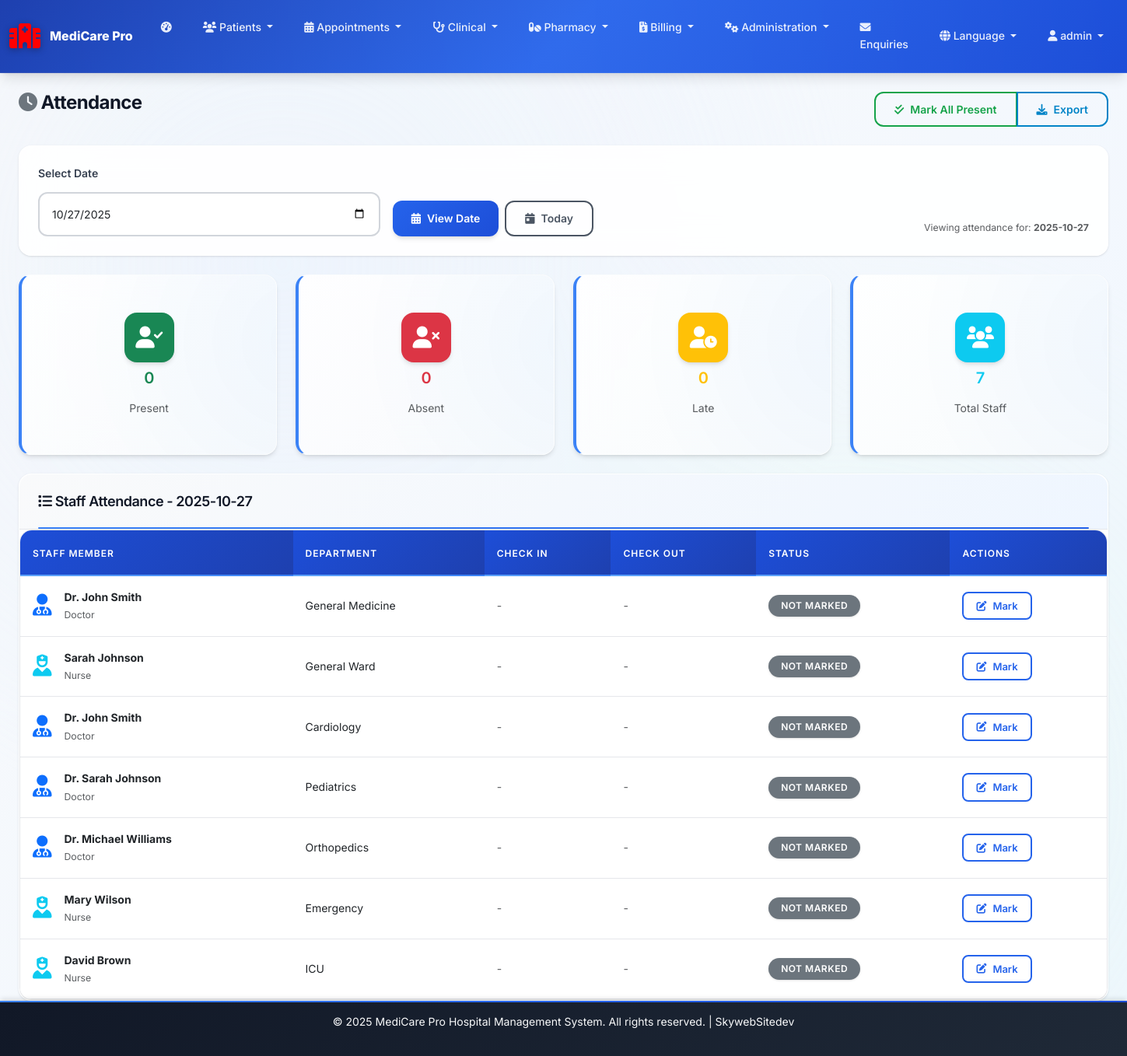
The app's page /attendance (signed in) with its own data.
### web_app.py (models this page shows)
class WebUser(UserMixin, db.Model):
    id = db.Column(db.Integer, primary_key=True)
    username = db.Column(db.String(80), nullable=False)
    email = db.Column(db.String(120), unique=True, nullable=False)
    password_hash = db.Column(db.String(120), nullable=False)
    full_name = db.Column(db.String(100), nullable=False)
    role = db.Column(db.String(50), nullable=False, default='staff')  # admin, doctor, nurse, receptionist, lab_tech, patient, superadmin
    department = db.Column(db.String(100))
    phone = db.Column(db.String(20))
    employee_id = db.Column(db.String(20), unique=True)
    specialization = db.Column(db.String(100))  # For doctors
    license_number = db.Column(db.String(50))  # For medical staff
    shift_start = db.Column(db.Time)
    shift_end = db.Column(db.Time)
    salary = db.Column(db.Float)
    hire_date = db.Column(db.Date)
    is_active = db.Column(db.Boolean, default=True)
    created_at = db.Column(db.DateTime, default=datetime.utcnow)
    last_login = db.Column(db.DateTime)

### web_app.py (the view)
@app.route('/attendance')
@login_required
def attendance():
    if current_user.role not in ['admin', 'hr']:
        flash('Access denied!', 'error')
        return redirect(url_for('dashboard'))
    date_filter = request.args.get('date', datetime.now().strftime('%Y-%m-%d'))
    filter_date = datetime.strptime(date_filter, '%Y-%m-%d').date()
    staff = WebUser.query.filter(WebUser.role.in_(['doctor', 'nurse', 'staff'])).all()
    attendance_data = []
    for user in staff:
        attendance = WebAttendance.query.filter_by(
            user_id=user.id,
            date=filter_date
        ).first()
        attendance_data.append({
            'user': user,
            'attendance': attendance
        })
    return render_template('attendance.html',
                         attendance_data=attendance_data,
                         date_filter=date_filter)

### audit_logger.py (called while the page is built)
def init_audit_logger(app, db):
    audit_logger_instance = AuditLogger(db)
    @app.before_request
    def before_request():
        g.audit_logger = audit_logger_instance
        if 'session_id' not in session:
            session['session_id'] = hashlib.md5(
                f"{datetime.utcnow().isoformat()}{request.remote_addr}".encode()
            ).hexdigest()
    return audit_logger_instance

### web_app.py (called while the page is built)
@login_manager.user_loader
def load_user(user_id):
    return db.session.get(WebUser, int(user_id))

def get_language():
    return session.get('language', 'en')

def get_text(key):
    lang = get_language()
    return LANGUAGES.get(lang, LANGUAGES['en']).get(key, key)

@app.context_processor
def inject_global_vars():
    current_branch = None
    if current_user.is_authenticated and 'current_branch_id' in session:
        current_branch = HospitalBranch.query.get(session['current_branch_id'])
    all_settings = get_all_settings()
    return dict(
        get_text=get_text,
        get_language=get_language,
        datetime=datetime,
        current_branch=current_branch,
        settings=all_settings
    )

### templates/attendance.html (shortened to what this page needs)
{% extends "base.html" %}  {% block content %}
<div class="container-fluid">
  <div class="row mb-4">
    <div class="col-md-6">
      <h2>
        <i class="fas fa-clock text-secondary"></i>
        {{ get_text('attendance') }}
      </h2>
    </div>
    <div class="col-md-6 text-end">
      <div class="btn-group">
        <button class="btn btn-outline-success" onclick="markAllPresent()">
          <i class="fas fa-check-double"></i> Mark All Present
        </button>
        <button class="btn btn-outline-info" onclick="exportAttendance()">
          <i class="fas fa-download"></i> Export
        </button>
      </div>
    </div>
  </div>
  <div class="row mb-4">
    <div class="col-12">
      <div class="card">
        <div class="card-body">
          <form method="GET" class="row g-3 align-items-end">
            <div class="col-md-4">
              <label class="form-label">Select Date</label>
              <input
                type="date"
                class="form-control"
                name="date"
                value="{{ date_filter }}"
              />
            </div>
            <div class="col-md-4">
              <div class="d-grid d-md-flex gap-2">
                <button type="submit" class="btn btn-primary">
                  <i class="fas fa-calendar-alt"></i> View Date
                </button>
                <button
                  type="button"
                  class="btn btn-outline-secondary"
                  onclick="setToday()"
                >
                  <i class="fas fa-calendar-day"></i> Today
                </button>
              </div>
            </div>
            <div class="col-md-4 text-end">
              <div class="text-muted">
                <small
                  >Viewing attendance for:
                  <strong>{{ date_filter }}</strong></small
                >
              </div>
            </div>
          </form>
        </div>
      </div>
    </div>
  </div>
  <div class="row g-4 mb-4">
    <div class="col-md-3">
      <div class="card stats-card">
        <div class="card-body text-center">
          <div class="stats-icon bg-success mx-auto mb-2">
            <i class="fas fa-user-check"></i>
          </div>
          <h4 class="text-success">
            {{
            attendance_data|selectattr('attendance')|selectattr('attendance.status',
            'equalto', 'present')|list|length }}
          </h4>
          <p class="text-muted mb-0">Present</p>
        </div>
      </div>
    </div>
    <div class="col-md-3">
      <div class="card stats-card">
        <div class="card-body text-center">
          <div class="stats-icon bg-danger mx-auto mb-2">
            <i class="fas fa-user-times"></i>
          </div>
          <h4 class="text-danger">
            {{
            attendance_data|selectattr('attendance')|selectattr('attendance.status',
            'equalto', 'absent')|list|length }}
          </h4>
          <p class="text-muted mb-0">Absent</p>
        </div>
      </div>
    </div>
    <div class="col-md-3">
      <div class="card stats-card">
        <div class="card-body text-center">
          <div class="stats-icon bg-warning mx-auto mb-2">
            <i class="fas fa-user-clock"></i>
          </div>
          <h4 class="text-warning">
            {{
            attendance_data|selectattr('attendance')|selectattr('attendance.status',
            'equalto', 'late')|list|length }}
          </h4>
          <p class="text-muted mb-0">Late</p>
        </div>
      </div>
    </div>
    <div class="col-md-3">
      <div class="card stats-card">
        <div class="card-body text-center">
          <div class="stats-icon bg-info mx-auto mb-2">
            <i class="fas fa-users"></i>
          </div>
          <h4 class="text-info">{{ attendance_data|length }}</h4>
          <p class="text-muted mb-0">Total Staff</p>
        </div>
      </div>
    </div>
  </div>
  <div class="row">
    <div class="col-12">
      <div class="card">
        <div class="card-header">
          <h5 class="mb-0">
            <i class="fas fa-list"></i> Staff Attendance - {{ date_filter }}
          </h5>
        </div>
        <div class="card-body p-0">
          {% if attendance_data %}
          <div class="table-responsive">
            <table class="table table-hover mb-0">
              <thead>
                <tr>
                  <th>Staff Member</th>
                  <th>Department</th>
                  <th>Check In</th>
                  <th>Check Out</th>
                  <th>Status</th>
                  <th>Actions</th>
                </tr>
              </thead>
              <tbody>
                {% for data in attendance_data %}
                <tr>
                  <td>
                    <div class="d-flex align-items-center">
                      <div class="me-3">
                        {% if data.user.role == 'doctor' %}
                        <i class="fas fa-user-md fa-2x text-primary"></i>
                        {% elif data.user.role == 'nurse' %}
                        <i class="fas fa-user-nurse fa-2x text-info"></i>
                        {% else %}
                        <i class="fas fa-user fa-2x text-secondary"></i>
                        {% endif %}
                      </div>
                      <div>
                        <strong>{{ data.user.full_name }}</strong>
                        <br /><small class="text-muted"
                          >{{ data.user.role.title() }}</small
                        >
                      </div>
                    </div>
                  </td>
                  <td>{{ data.user.department or 'General' }}</td>
                  <td>
                    {% if data.attendance and data.attendance.check_in %}
                    <span class="text-success">
                      <i class="fas fa-clock"></i>
                      {{ data.attendance.check_in.strftime('%I:%M %p') }}
                    </span>
                    {% else %}
                    <span class="text-muted">-</span>
                    {% endif %}
                  </td>
                  <td>
                    {% if data.attendance and data.attendance.check_out %}
                    <span class="text-info">
                      <i class="fas fa-clock"></i>
                      {{ data.attendance.check_out.strftime('%I:%M %p') }}
                    </span>
                    {% else %}
                    <span class="text-muted">-</span>
                    {% endif %}
                  </td>
                  <td>
                    {% if data.attendance %} {% set status_colors = { 'present':
                    'success', 'absent': 'danger', 'late': 'warning',
                    'half-day': 'info' } %}
                    <span
                      class="badge bg-{{ status_colors.get(data.attendance.status, 'secondary') }}"
                    >
                      {{ data.attendance.status.title() }}
                    </span>
                    {% else %}
                    <span class="badge bg-secondary">Not Marked</span>
                    {% endif %}
                  </td>
                  <td>
                    <button
                      class="btn btn-sm btn-outline-primary"
                      onclick="markAttendance({{ data.user.id }}, '{{ data.user.full_name }}')"
                    >
                      <i class="fas fa-edit"></i> Mark
                    </button>
                  </td>
                </tr>
                {% endfor %}
              </tbody>
            </table>
          </div>
          {% endif %}
        </div>
      </div>
    </div>
  </div>
</div>
{% endblock %}

### templates/base.html (shortened to what this page needs)
<!DOCTYPE html>
<html lang="{{ get_language() }}">
  <head>
    <link
      href="https://cdn.jsdelivr.net/npm/bootstrap@5.3.0/dist/css/bootstrap.min.css"
      rel="stylesheet"
    />
    <link
      href="https://cdnjs.cloudflare.com/ajax/libs/font-awesome/6.0.0/css/all.min.css"
      rel="stylesheet"
    />
    <link
      href="{{ url_for('static', filename='style.css') }}"
      rel="stylesheet"
    />
  </head>
  <body>
    <nav class="navbar navbar-expand-lg navbar-dark bg-dark">
      <div class="container-fluid">
        <a class="navbar-brand" href="{{ url_for('index') }}">
          <i class="fas fa-hospital-alt medical-cross"></i>
          {% if current_branch %} {{ current_branch.name }} {% else %} MediCare
          Pro {% endif %}
        </a>
        <div class="collapse navbar-collapse" id="navbarNav">
          {% if current_user.is_authenticated %}
          <ul class="navbar-nav me-auto">
            <li class="nav-item">
              <a class="nav-link" href="{{ url_for('dashboard') }}">
                <i class="fas fa-tachometer-alt"></i>
              </a>
            </li>
            <li class="nav-item dropdown">
              <a
                class="nav-link dropdown-toggle"
                href="#"
                role="button"
                data-bs-toggle="dropdown"
              >
                <i class="fas fa-users"></i> {{ get_text('patients') }}
              </a>
            </li>
            <li class="nav-item dropdown">
              <a
                class="nav-link dropdown-toggle"
                href="#"
                role="button"
                data-bs-toggle="dropdown"
              >
                <i class="fas fa-calendar-alt"></i> {{ get_text('appointments')
                }}
              </a>
            </li>
            {% if current_user.role in ['admin', 'doctor', 'nurse', 'lab_tech']
            %}
            <li class="nav-item dropdown">
              <a
                class="nav-link dropdown-toggle"
                href="#"
                role="button"
                data-bs-toggle="dropdown"
              >
                <i class="fas fa-stethoscope"></i> {{ get_text('clinical') }}
              </a>
            </li>
            {% endif %}
            {% if current_user.role in ['admin', 'pharmacist'] %}
            <li class="nav-item dropdown">
              <a
                class="nav-link dropdown-toggle"
                href="#"
                role="button"
                data-bs-toggle="dropdown"
              >
                <i class="fas fa-pills"></i> {{ get_text('pharmacy') }}
              </a>
            </li>
            {% endif %}
            {% if current_user.role in ['admin', 'receptionist', 'accountant']
            %}
            <li class="nav-item dropdown">
              <a
                class="nav-link dropdown-toggle"
                href="#"
                role="button"
                data-bs-toggle="dropdown"
              >
                <i class="fas fa-file-invoice-dollar"></i> {{
                get_text('billing') }}
              </a>
            </li>
            {% endif %}
            {% if current_user.role in ['admin', 'hr'] %}
            <li class="nav-item dropdown">
              <a
                class="nav-link dropdown-toggle"
                href="#"
                role="button"
                data-bs-toggle="dropdown"
              >
                <i class="fas fa-cogs"></i> {{ get_text('administration') }}
              </a>
            </li>
            {% endif %}
            <li class="nav-item">
              <a class="nav-link" href="{{ url_for('enquiries') }}">
                <i class="fas fa-envelope"></i> {{ get_text('enquiries') }}
              </a>
            </li>
          </ul>
          <ul class="navbar-nav">
            <li class="nav-item dropdown">
              <a
                class="nav-link dropdown-toggle"
                href="#"
                role="button"
                data-bs-toggle="dropdown"
              >
                <i class="fas fa-globe"></i> {{ get_text('language') }}
              </a>
            </li>
            <li class="nav-item dropdown">
              <a
                class="nav-link dropdown-toggle"
                href="#"
                role="button"
                data-bs-toggle="dropdown"
              >
                <i class="fas fa-user"></i> {{ current_user.username }}
              </a>
            </li>
          </ul>
          {% endif %}
        </div>
      </div>
    </nav>
    <main class="container-fluid mt-4">{% block content %}{% endblock %}</main>
    <footer class="bg-dark text-light text-center py-3 mt-auto">
      <div class="container">
        <p>
          &copy; <span id="current-year"></span> MediCare Pro Hospital
          Management System. All rights reserved. | SkywebSitedev
        </p>
      </div>
    </footer>
  </body>
</html>

### records on screen
WebUser: department "Administration", username "admin"
WebUser: user.full_name "Dr. John Smith", user.role "Doctor", user "General Medicine"
WebUser: user.full_name "Sarah Johnson", user.role "Nurse", user "General Ward"
WebUser: user.full_name "Dr. John Smith", user.role "Doctor", user "Cardiology"
WebUser: user.full_name "Dr. Sarah Johnson", user.role "Doctor", user "Pediatrics"
WebUser: user.full_name "Dr. Michael Williams", user.role "Doctor", user "Orthopedics"
WebUser: user.full_name "Mary Wilson", user.role "Nurse", user "Emergency"
WebUser: user.full_name "David Brown", user.role "Nurse", user "ICU"

### other values on screen
{{ get_text('patients') }} "Patients"
{{ get_text('appointments') }} "Appointments"
{{ get_text('clinical') }} "Clinical"
{{ get_text('pharmacy') }} "Pharmacy"
{{ get_text('billing') }} "Billing"
{{ get_text('enquiries') }} "Enquiries"
{{ get_text('language') }} "Language"
{{ get_text('attendance') }} "Attendance"
{{ date_filter }} "2025-10-27"
{{ attendance_data|length }} "7"
